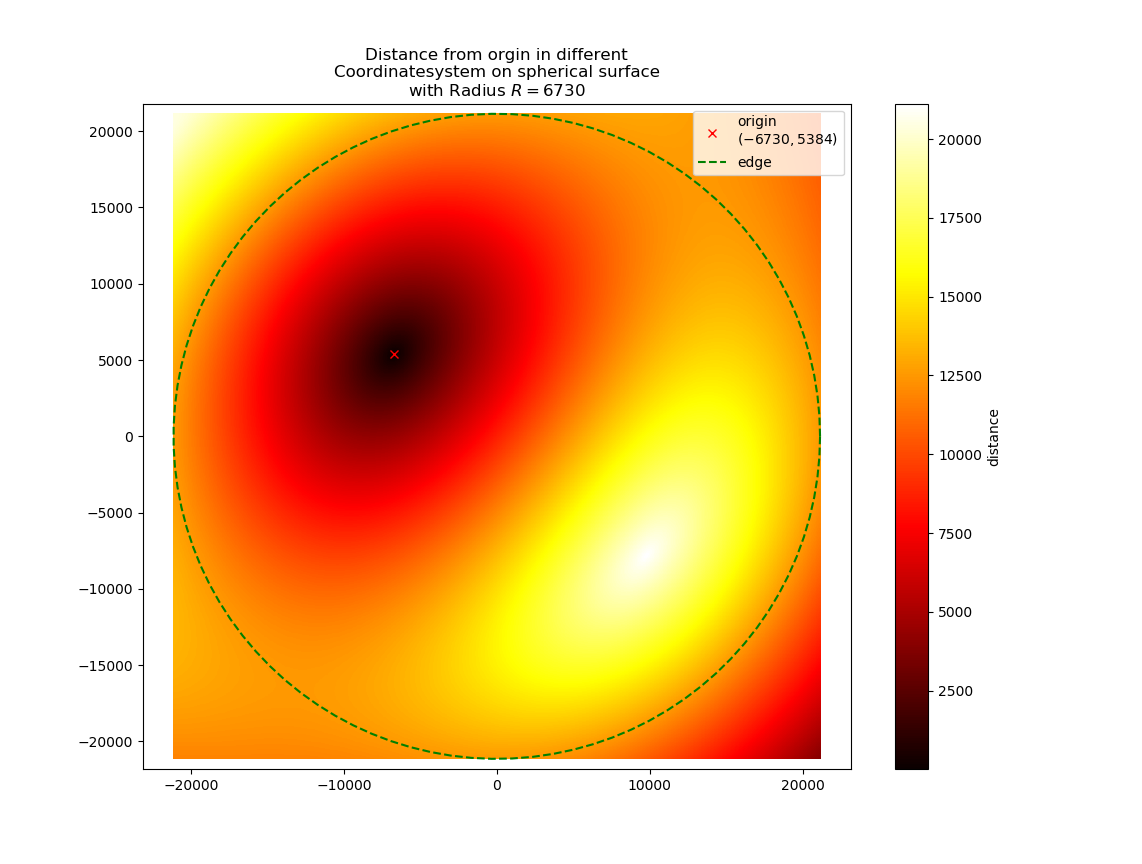

Write the Python code that produced this figure.
# -*- coding: utf-8 -*-
"""
Created on Sat Feb 24 20:18:34 2018

@author: Flachdenker
"""

import matplotlib.pyplot as plt
import numpy as np
import matplotlib.cm as cm 


R = 6730

def rhoFK(x, y): 
    return np.sqrt(x**2 + y**2)
def phiFK(x, y): 
    phi0 = np.arctan(y/x)
    s = np.sign(x)
    return phi0 + (np.ones_like(s) + s)*(np.pi/2)

def rhoNewFP(rhoOld, rhoA, phiOld, phiA):
    a = np.sin(rhoOld/R)*np.sin(rhoA/R)*np.cos(phiOld-phiA)
    b = np.cos(rhoOld/R)*np.cos(rhoA/R)
    return R*np.arccos(a+b)
def phiNewFK(xOld, yOld, aX, aY):
    return phiFK(xOld-aX, yOld-aY)

def rhoNewFK(xOld, yOld, aX, aY):
    return rhoNewFP(rhoFK(xOld,yOld), rhoFK(aX,aY), phiFK(xOld,yOld), phiFK(aX,aY))
def phiNewFP(rhoOld, rhoA, phiOld, phiA):
    return abs(phiOld-phiA)%np.pi


def colorPlot3(nCount, func, x0=0, y0=0, label=None):
    x = np.linspace(x0-R*np.pi, x0+R*np.pi, nCount)
    y = np.linspace(y0-R*np.pi, y0+R*np.pi, nCount)
    X, Y = np.meshgrid(x, y) 
    Z = func(X, Y)#%1
    plt.pcolormesh(X, Y, Z, cmap=cm.hot, label=label)
    plt.colorbar(label=label)
    plt.axes().set_aspect('equal', 'datalim')

def getFunc(aX, aY):
    aRho, aPhi = rhoFK(aX, aY), phiFK(aX, aY)
    def func(x, y):
        rho, phi = rhoFK(x, y), phiFK(x, y)
        return rhoNewFP(rho, aRho, phi, aPhi)
    return func

def plotFieldFromA(a = (-R, .8*R), res=400):
    def pointToStr(p): 
        s0 = '$(%.f, %.f)$' if rhoFK(p[0], p[1])>2 else '$(%.3g, %.3g)$'
        return s0 % (p[0], p[1])
    D = R*np.pi
    colorPlot3(res, getFunc(a[0], a[1]), label='distance')
    plt.plot([a[0]], [a[1]], 'rx', label='origin\n'+pointToStr(a))
    if(rhoFK(a[0], a[1]) > D):
        bX, bY = (a[0]+D)%(2*D) - D, (a[1]+D)%(2*D) - D
        plt.plot([bX], [bY], 'rx', alpha=.666, label='false origin\n'+pointToStr((bX, bY)))
    t = np.linspace(0, 2*np.pi, 100)
    plt.title('Distance from orgin in different\nCoordinatesystem on spherical surface\nwith Radius $R=%g$' % R)
    plt.plot(D*np.cos(t), D*np.sin(t), 'g--', label='edge')
    plt.xlim(-D, D)
    plt.ylim(-D, D)
    plt.legend()

plotFieldFromA(res=200)
